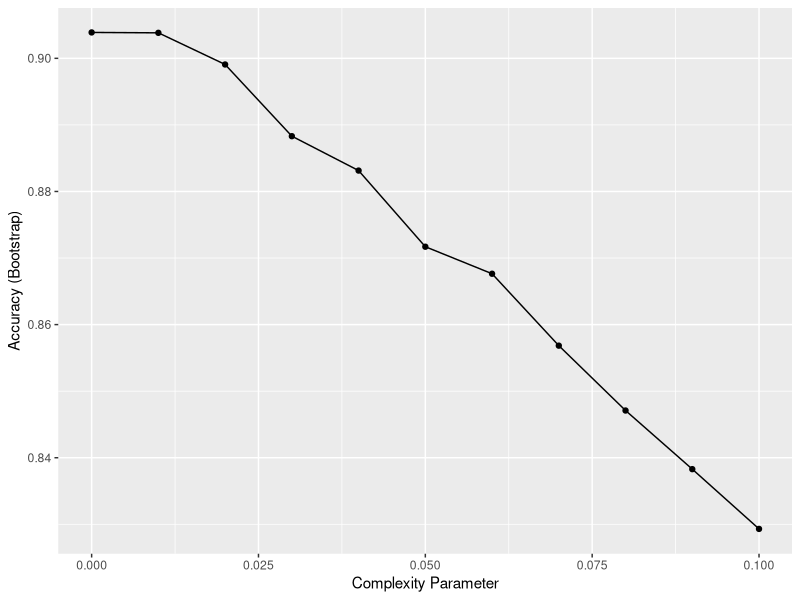
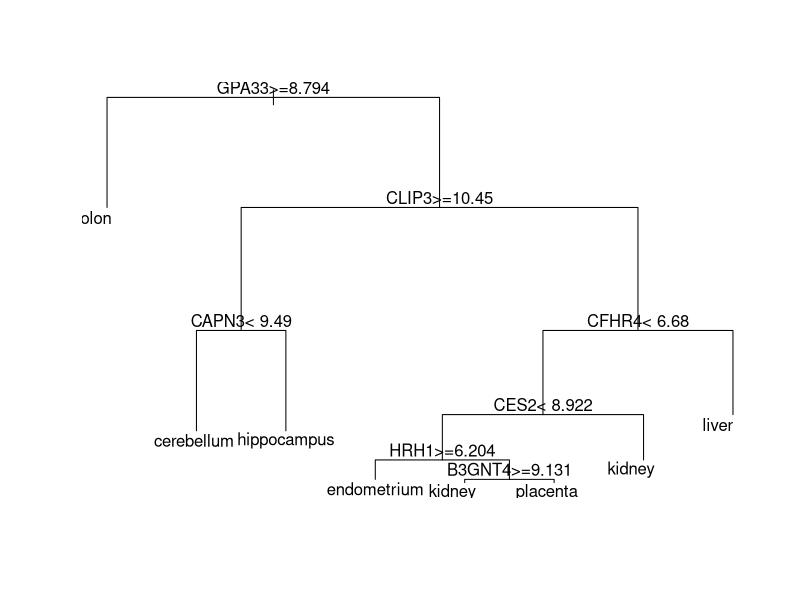

Here is the R script that generated these plots, in order: (Note: this script raises an error after producing the figures.)

library(dslabs)
library(caret)
library(tidyverse)
library(ggplot2)
library(rpart)
data("tissue_gene_expression")

set.seed(1991)
fit <- with(tissue_gene_expression,
                  train(x, y, method = "rpart",
                        tuneGrid = data.frame(cp = seq(0, 0.1, 0.01)),
                        control = rpart.control(minsplit = 0)))
fit$results
max_acc_cp <- fit$result$cp[which.max(fit$result$Accuracy)]
max_acc_cp
ggplot(fit)
confusionMatrix(fit)
# 
# 
# # fit <- with(tissue_gene_expression, 
# #                   train(x, y, method = "rpart",
# #                         tuneGrid = data.frame(cp = 0),
# #                         control = rpart.control(minsplit = 0)))
# 
plot(fit$finalModel)
text(fit$finalModel)

tree_terms <- as.character(unique(fit$finalModel$frame$var[!(fit$finalModel$frame$var == "<leaf>")]))
tree_terms

imp_rpart <- varImp(fit)
imp_rprt
